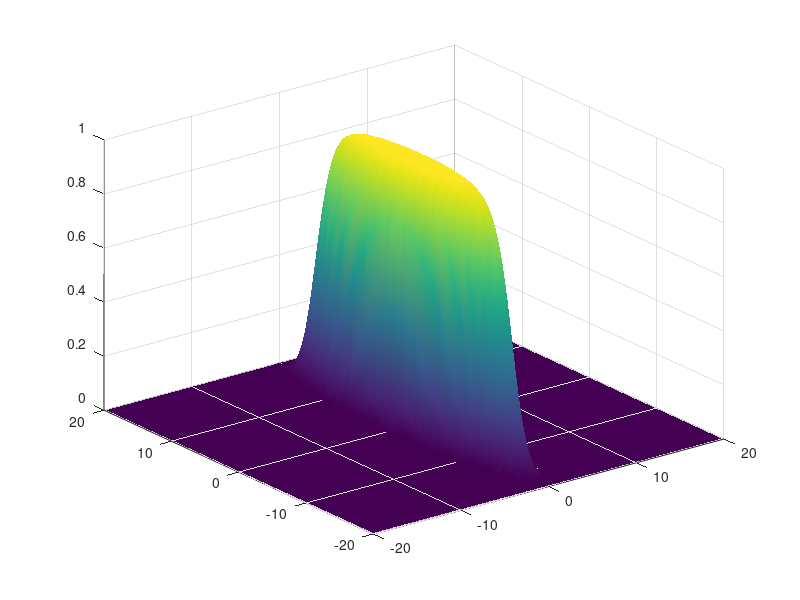

This chart was generated by the following MATLAB code:
%% funnel potential 
clear all; clc; close all

theta = pi/4;

R = [cos(theta), -sin(theta); sin(theta), cos(theta)];

H1 = R.'*[1,0;0,0]*R;
F1 = [1;0];


u = @(H,F,x,y,x0,y0) (x-x0).*(H(1,1).*(x-x0) + H(2,1).*(y-y0)) + (y-y0).*(H(1,2).*(x-x0) + H(2,2).*(y-y0)) ... 
    + F(1).*(x-x0) + F(2).*(y-y0);


[X,Y] = meshgrid(-10:0.5:10,-10:0.5:10);


Z = u(H1,F1,X,Y,0,0);

surf(X,Y,Z)
xlabel('x')
ylabel('y')


%% pointwise repulsive potential function
clear all; clc; close all


epsilon = 1;

u = @(x,y,x0,y0) ((x-x0).^2 + (y-y0).^2 + epsilon).^(-1);


[X,Y] = meshgrid(-10:0.3:10,-10:0.3:10);
Z = u(X,Y,3,3);


surf(X,Y,Z)
xlabel('x')
ylabel('y')
title('pointwise repulsive potential function')


%% 2D sigmoid test
clear all; clc
%https://www.researchgate.net/figure/Color-online-Two-dimensional-sigmoid-functions-a-S-1-sigmoid-function-oriented-in_fig4_23294982




phi = 0;
tx = 0;
ty = 0;
e_x = 5;
e_y = 200;
beta_e = 6;


U = @(x,y, tx, ty, phi, beta_e, e_x, e_y) ...
    1-(1 + exp( -beta_e*( ...
    (x*cos(phi) - tx*cos(phi) + ty*sin(phi) - y*sin(phi)).^2/e_x + ... 
    (y*cos(phi) - ty*cos(phi) - tx*sin(phi) + x*sin(phi)).^2/e_y - 1))).^(-1);

[X,Y] = meshgrid(-20:0.3:20,-20:0.3:20);

Z = U(X,Y,tx, ty, phi, beta_e, e_x, e_y);

surf(X,Y,Z)
shading interp